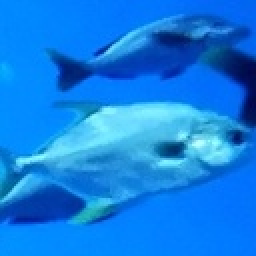
%> input picture myimresize/Resources/color1.jpg, 128 x 128 px, shrunk from 250 x 250 before the run (shown 2 times larger)
$ octave test.m   (GNU Octave 9; MATLAB toolbox functions it lacks are replaced by stand-ins)
%> lines starting %> are read from the running program, lines starting %| are printed output that depends on the picture; in (x1, y1, x2, y2) boxes, pixels count from 0 and x2, y2 are one past the last pixel; in counts of white or black regions, pixels touching at a corner belong together; the program's own positions count from 1
### myimresize/myimresize.m
function result_img = myimresize(origin_img, scale, algorithm)

% 健壮性检测
if ~exist('origin_img','var') || isempty(origin_img)
    error('You should input the origin image.');
end
if ~exist('scale','var') || isempty(scale)
    error('You should input the scale you want to change the image.');
end
if scale<=0
    error('SCALE should greater than 0!');
end


% 默认算法为 nearest算法
if nargin<3, algorithm='nearest'; end


% 获取原图片大小、目标图片大小
[origin_width, origin_height, type] = size(origin_img);
origin_size = [origin_width, origin_height];
target_size = round(origin_size * scale);

result_img = im2uint8(zeros(target_size(1), target_size(2), type));

switch(algorithm)
    case 'nearest'
        result_img = Nearest(origin_img, result_img, origin_size, target_size,scale, type);
    case 'bilinear'
        result_img = Bilinear(origin_img, result_img, origin_size, target_size,scale, type);
    case 'bicubic'
        result_img = Bicubic(origin_img, result_img, origin_size, target_size,scale, type);
end


end

### myimresize/Bicubic.m
% ======================== bicubic ================================ %
function result_img = Bicubic(origin_img, result_img, origin_size, target_size, scale, type)
% 双三次插值法（Bicubic Interpolation Algorithm）
[oh,ow,od] = size(origin_img);
zmf = scale; %缩放因子

% initial target image TI
th = round(oh*zmf);
tw = round(ow*zmf);

% add original image with 2 rows and 2 cols
% expand the border to prevent calculation overflow
a = origin_img(1,:,:); b = origin_img(oh,:,:);
temp_I = [a;a;origin_img;b;b];
c = temp_I(:,1,:); d = temp_I(:,ow,:);
FI = [c,c,temp_I,d,d];

% fill target image with new pixels
for w = 1:tw
    j = floor(w/zmf)+2; v = rem(w,zmf)/zmf;
    for h = 1:th
        i = floor(h/zmf)+2;  u = rem(h,zmf)/zmf;
        A = [s(u+1),s(u),s(u-1),s(u-2)];
        C = [s(v+1);s(v);s(v-1);s(v-2)];
        for d = 1:od   % image's 3 channels
            try
                B = double(FI(i-1:i+2,j-1:j+2,d));
                result_img(h,w,d) = (A*B*C);
            end
        end
    end
end


end

% [14 lines left out: function s, not called in this run]
% ======================== bicubic ================================ %

### myimresize/Nearest.m
% ======================== nearest ================================ %
function result_img = Nearest(origin_img, result_img, origin_size, target_size, scale, type)
% 最近邻域内插法(Nearest Neighbor Interpolation Algorithm)

for x=1:target_size(1)
    for y=1:target_size(2)

        % 将result中的每个像素位置对应到origin中
        a = (x+0.5) / scale + 0.5;
        b = (y+0.5) / scale + 0.5;

        % 找到最近的四个像素位置
        [a1,a2,b1,b2] = growNearest(a, b, origin_size(1), origin_size(2));

        % 寻找四个位置中距离插值点最近的位置
        D = [distance(a,b,a1,b1),distance(a,b,a1,b2),distance(a,b,a2,b1),distance(a,b,a2,b2)];
        [min_x, min_y] = findMinPos(a1,a2,b1,b2,D);

        for z=1:type
             % 将这个点的像素赋予插值点
            result_img(x,y,z) = origin_img(min_x,min_y,z);
        end
    end
end


end

% [44 lines left out: functions growNearest, distance, findMinPos, not called in this run]
% ======================== nearest ================================ %

### myimresize/Bilinear.m
% ======================== bilinear ================================ %
function result_img = Bilinear(origin_img, result_img, origin_size, target_size, scale, type)
% 双线性插值法 (Bilinear Interpolation Algorithm)

% 扩展原始图片矩阵边缘
tmp_img = zeros(origin_size(1)+2,origin_size(2)+2,type);
tmp_img(2:origin_size(1)+1,2:origin_size(2)+1,:) = origin_img;
tmp_img(1,2:origin_size(2)+1,:) = origin_img(1,:,:); tmp_img(origin_size(1)+2,2:origin_size(2)+1,:) = origin_img(origin_size(1),:,:);
tmp_img(2:origin_size(1)+1,1,:) = origin_img(:,1,:); tmp_img(2:origin_size(1)+1,origin_size(2)+2,:) = origin_img(:,origin_size(2),:);
tmp_img(1,1,:) = origin_img(1,1,:); tmp_img(1,origin_size(2)+2,:) = origin_img(1,origin_size(2),:);
tmp_img(origin_size(1)+2,1,:) = origin_img(origin_size(1),1,:); tmp_img(origin_size(1)+2,origin_size(2)+2,:) = origin_img(origin_size(1),origin_size(2),:);


% 由新图像某个像素(x,y) -映射-> 原始图像(ii,jj)处，并插值
for x=1:target_size(1)
    for y=1:target_size(2)
       ii = (x-1)/scale; jj = (y-1)/scale;
       i = floor(ii); j = floor(jj);
       u = ii-i; v = jj - j;
       i = i+1; j = j+1;
       result_img(x,y,:) = (1-u)*(1-v)*tmp_img(i,j,:) + (1-u)*v*tmp_img(i,j+1,:) + u*(1-v)*tmp_img(i+1,j,:) + u*v*tmp_img(i+1,j+1,:);
    end
end

end
% ======================== bilinear ================================ %

### myimresize/test.m
clear
clc

img = imread('Resources/color1.jpg');
%> img is the input picture: size 128x128x3 uint8; mean R, G, B 18, 127.7, 227.9
figure;
imshow(img, []);

small_img = myimresize(img, 0.5, 'bicubic');
%> in Bicubic, `temp_I = [a;a;origin_img;b;b];`:
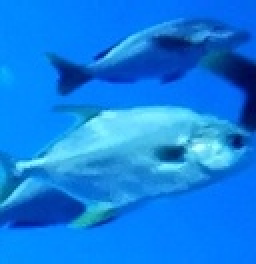
%> temp_I: size 132x128x3 uint8 (shown 2 times larger); mean R, G, B 17.5, 127.6, 228.7
%> in Bicubic, `FI = [c,c,temp_I,d,d];`:
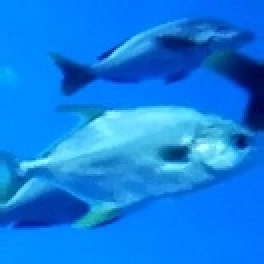
%> FI: size 132x132x3 uint8 (shown 2 times larger); mean R, G, B 17.1, 127.1, 228.4
%> after the loop in Bicubic, `for w = 1:tw`:
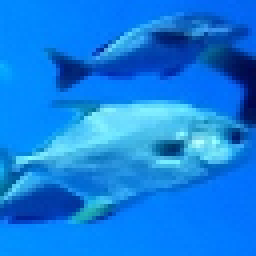
%> result_img: size 64x64x3 uint8 (shown 4 times larger); mean R, G, B 17.9, 127.6, 227.8
figure;
imshow(small_img,[]);      % 第二个参数 -> 自动调整数据的范围以便于显示；如果不加第二个参数则矩阵是正确的，但是图像是全白的


mid_img = myimresize(img, 1, 'nearest');
%> after the loop in Nearest, `for x=1:target_size(1)`:
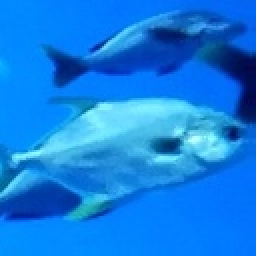
%> result_img: size 128x128x3 uint8 (shown 2 times larger); mean R, G, B 17.9, 127.1, 227.4
figure;
imshow(mid_img, []);

big_img = myimresize(img, 2, 'bilinear');
%> in Bilinear, `tmp_img(2:origin_size(1)+1,2:origin_size(2)+1,:) = origin_img;`:
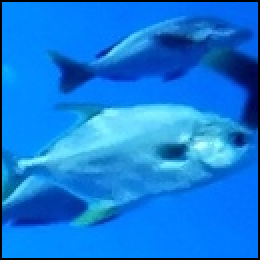
%> tmp_img: size 130x130x3 double (shown 2 times larger); mean R, G, B 17.4, 123.8, 221
%> in Bilinear, `tmp_img(2:origin_size(1)+1,origin_size(2)+2,:) = origin_img(:,origin_s`:
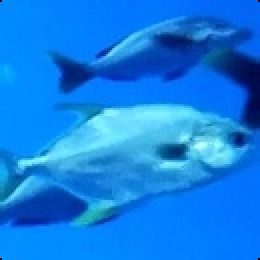
%> tmp_img: size 130x130x3 double (shown 2 times larger); mean R, G, B 17.5, 127.4, 228.1
%> in Bilinear, `tmp_img(1,1,:) = origin_img(1,1,:)`: tmp_img: size 130x130x3 double; 0.01% of pixels changed, all inside (x1, y1, x2, y2) = (0, 0, 1, 1)
%> in Bilinear, `tmp_img(1,origin_size(2)+2,:) = origin_img(1,origin_size(2),:)`: tmp_img: size 130x130x3 double; mean R, G, B 17.5, 127.4, 228.1; mean of the top-left, top-right, bottom-left and bottom-right quarters 127.2, 110.6, 128.7, 131
%> in Bilinear, `tmp_img(origin_size(1)+2,1,:) = origin_img(origin_size(1),1,:)`: tmp_img: size 130x130x3 double; mean R, G, B 17.5, 127.4, 228.2
%> after the loop in Bilinear, `for x=1:target_size(1)`:
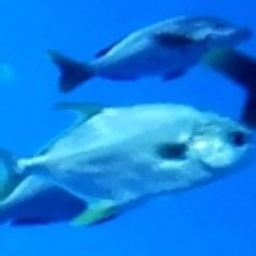
%> result_img: size 256x256x3 uint8; mean R, G, B 18.1, 128.1, 228.3
figure;
imshow(big_img, []);
